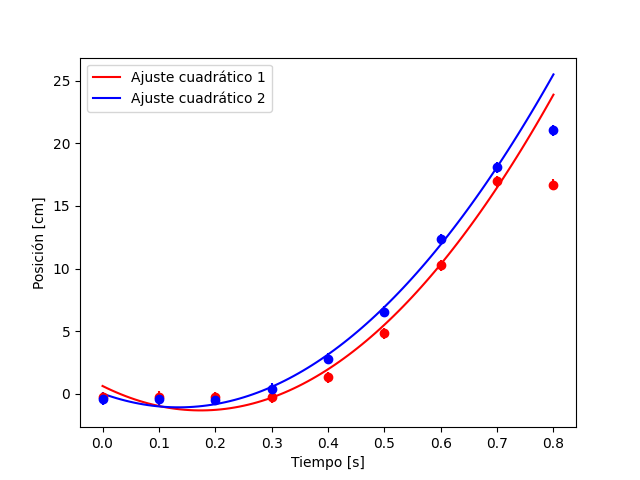

Python code for this plot:
import numpy as np
import matplotlib.pyplot as plt
from scipy.optimize import curve_fit

# 'Fisica-TPs/TP1/Mediciones Fisica/papel boligoma papel/M_OP-1.csv'

def get_data_from_file(path):
    with open(path):
        ms, sensor_data = np.loadtxt(path, delimiter=',', unpack=True)
        return ms, sensor_data
    
sigma_sensor = 18    # Error en el eje X (datos del sensor)
sigma_distancia = 0.2  # Error en el eje Y (distancia)

def change_data_to_distance(sensor_data):
    return 0.0184 * sensor_data + -0.508

def change_ms_to_s(ms):
    ms = ms / 1000
    return ms


ms2 , sensor_data2 = get_data_from_file('TP1/Mediciones Fisica/papel boligoma papel/V_O-2.csv')
ms3 , sensor_data3 = get_data_from_file('TP1/Mediciones Fisica/papel boligoma papel/V_O-3.csv')

tiempo2 = change_ms_to_s(ms2[6:15]) - 0.7
posicion2 = change_data_to_distance(sensor_data2[6:15]) - 15
errores_y2 = np.full(len(posicion2), 0.44)

tiempo3 = change_ms_to_s(ms3[6:15]) - 0.7
posicion3 = change_data_to_distance(sensor_data3[6:15]) - 15
errores_y3 = np.full(len(posicion3), 0.44)

# Definir la función cuadrática con v_0 = 0
def modelo_cuadratico(t, a, v_0, x_0):
    return a * t**2 + v_0 * t +  x_0

# ajustar las curvas
popt2, pcov2 = curve_fit(modelo_cuadratico, tiempo2[:-1], posicion2[:-1], sigma=errores_y2[:-1], absolute_sigma=True)
popt3, pcov3 = curve_fit(modelo_cuadratico, tiempo3[:-1], posicion3[:-1], sigma=errores_y3[:-1], absolute_sigma=True)

# obtener los coeficientes ajustados y sus errores

a_opt2, v_0_opt2, x_0_opt2 = popt2
errores2 = np.sqrt(np.diag(pcov2))

a_opt3, v_0_opt3, x_0_opt3 = popt3
errores3 = np.sqrt(np.diag(pcov3))

print(f"Aceleración a: {a_opt2:.2f} ± {errores2[0]:.2f} m /s^2")
print(f"Velocidad inicial v_0: {v_0_opt2:.2f} ± {errores2[1]:.2f} m /s")
print(f"Posición inicial x_0: {x_0_opt2:.2f} ± {errores2[2]:.2f}m")

# Graficar los datos y el ajuste

t_ajuste2 = np.linspace(tiempo2.min(), tiempo2.max(), 100)
plt.errorbar(tiempo2, posicion2, yerr=errores_y2, fmt='o', color = 'red')

t_ajuste3 = np.linspace(tiempo3.min(), tiempo3.max(), 100)
plt.errorbar(tiempo3, posicion3, yerr=errores_y3, fmt='o', color = 'blue')

# plt.plot(t_ajuste, modelo_cuadratico(t_ajuste, *popt), 'r', label=f'Ajuste cuadrático')
plt.plot(t_ajuste2, modelo_cuadratico(t_ajuste2, *popt2), 'r', label=f'Ajuste cuadrático 1')
plt.plot(t_ajuste3, modelo_cuadratico(t_ajuste3, *popt3), 'b', label=f'Ajuste cuadrático 2')
plt.xlabel('Tiempo [s]')
plt.ylabel('Posición [m]')
plt.legend()
plt.savefig('TP1/aceleracion_PapelPapelV_O.png')
plt.show()
